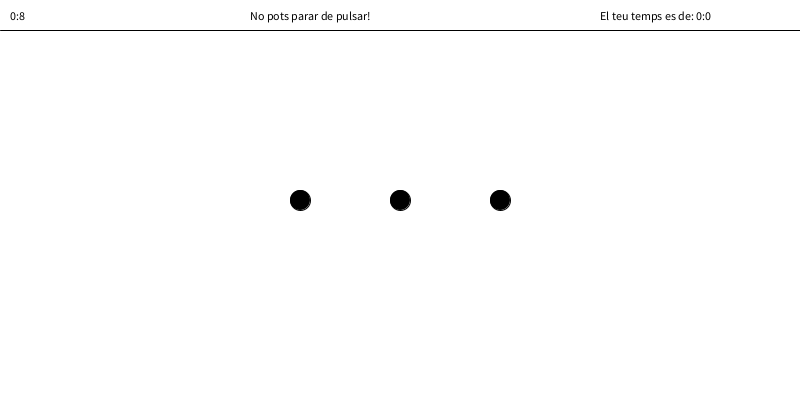
Frame 1 (no input)
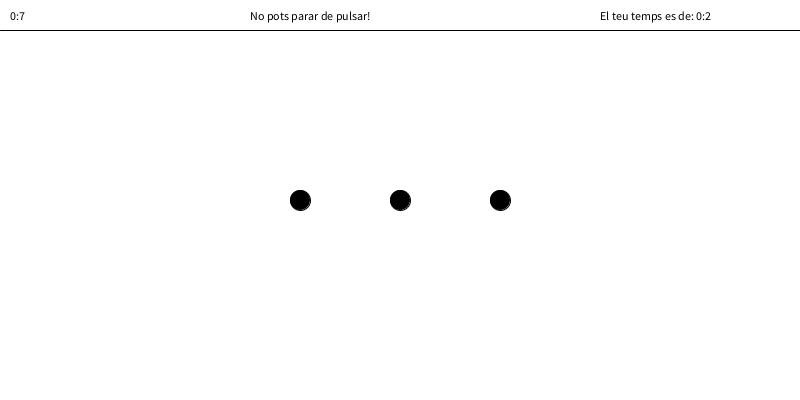
Frame 60 (the mouse pressed at the canvas centre just before this capture)
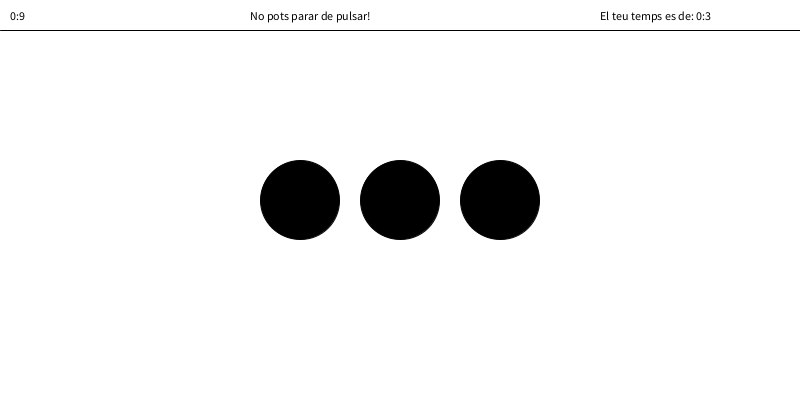
Frame 120 (the mouse held since frame 60 and released just before this capture)

The Processing sketch that drew these frames (run headless with seeded random() and noise(); from frame 60 on, the mouse is pressed at the canvas centre):

// Processing sketch: processing_182592
// ── processing_182592.pde


int suma = 20;
boolean suma2 = false;
Temps cronometre;
void setup(){
  size(800, 400);
  cronometre = new Temps();
}
void draw(){
  background(255);
  cronometre.dibuixaCronometre();
  cronometre.dibuixaComptaEnrere();
  bolas();
  text("No pots parar de pulsar!", 250, 20);
  if (cronometre.fiEnrera()){
    text("Game Over", 40, 20);

    cronometre.reinicia();
  }
  if(suma2 == true){
    suma = suma + 1;
  }
  if(suma == 150 ){
    suma = 0;
  }
  
  
  println("Hora:"+hour()+":"+minute()+":"+second()+ " Millis:" + millis() + "principi:"+cronometre.principi);
}
void mousePressed(){
    cronometre.reiniciaEnrera(11);
    suma2 = true;
  
}
void mouseReleased(){
   
    suma2 = false;
  
}
class Temps{
  int suma = 20;
  int principi;
  int enrera;
  Temps(){
    principi = millis();
    enrera = 10000 + principi;
  }
  
  void reiniciaEnrera(int segons){
    enrera = millis() + segons * 1000;
  }
  int segons(){
    return (int)((millis() - principi)/ 1000)%60;
  }
  int minuts(){
    return (int)((millis() - principi)/ 60000);
  }
  
  int minutsEnrera(){
      int resultat = (int)((enrera-millis())/ 60000); 
      if (resultat < 0){
        resultat = 0;
      }
      return resultat;
  }
  
  int segonsEnrera(){
    int resultat = (int)((enrera-millis())/ 1000)%60;
    if (resultat < 0){
        resultat = 0;
      }
      return resultat; 
   }
  
  boolean fiEnrera(){
    return minutsEnrera() == 0 && segonsEnrera() == 0;
  }
  boolean limitCrono(int seg){
      return minuts()*60 + segons() == seg;
  }
  
  void dibuixaCronometre(){
    fill(0);
    text("El teu temps es de: " + minuts()+":"+segons(), 600, 20);
    line(0,30,800,30);
  }
  void dibuixaComptaEnrere(){
    fill(0);
    text(minutsEnrera()+":"+segonsEnrera(), 10, 20);
  }
  void reinicia(){
    principi = millis();
    
  }
 

  
}
 void bolas(){
    fill(0);
    ellipse(300,200,suma,suma);
    ellipse(400,200,suma,suma);
    ellipse(500,200,suma,suma);
  }
  
